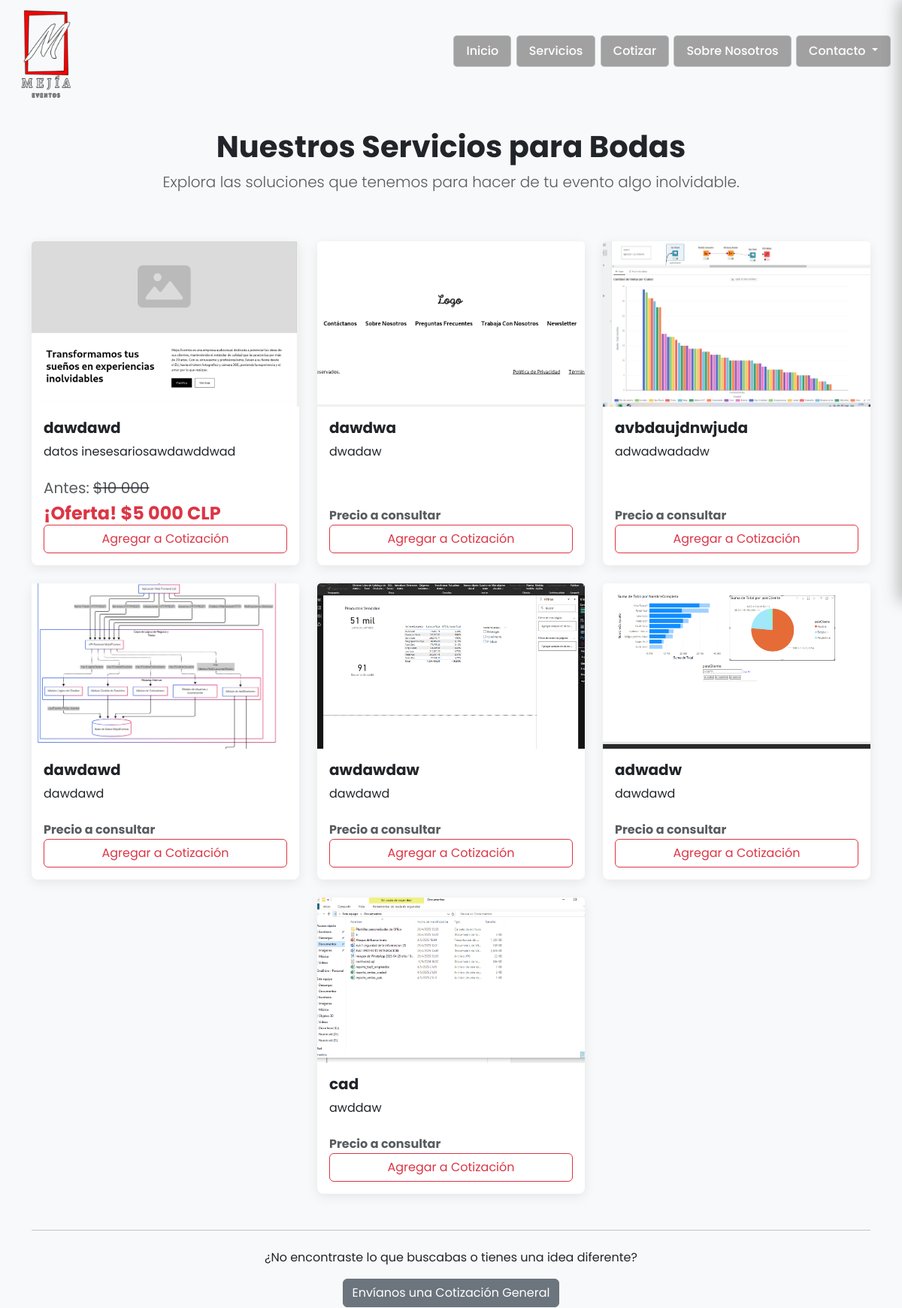
The app's page /servicios/ (upper part), older data.
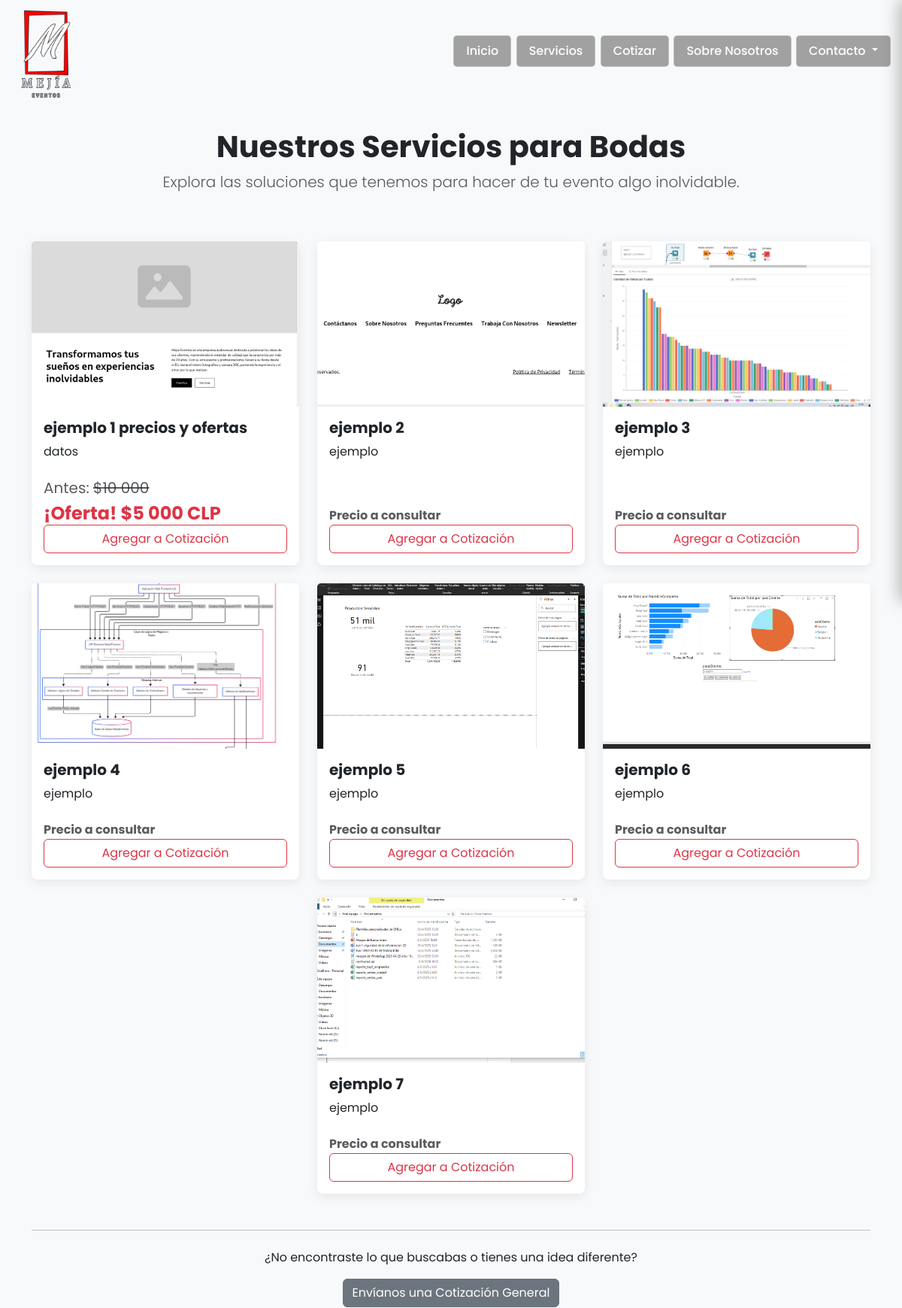
The same page, newer data.
### core/models.py (models this page shows, shortened)
class Servicio(models.Model):
    nombre = models.CharField(max_length=200)
    descripcion = models.TextField()
    imagen = models.ImageField(upload_to='servicios/', blank=True, null=True, help_text="Imagen opcional del servicio")
    destacado = models.BooleanField(
        default=False,
        verbose_name="Servicio Destacado",
        help_text="Marcar para que este servicio aparezca en la sección de destacados.")
    precio = models.PositiveIntegerField(
        verbose_name="Precio Base (Opcional)",
        null=True,
        blank=True,
        help_text="Precio base del servicio."
    )

class Oferta(models.Model):
    servicio = models.OneToOneField(
        Servicio,
        on_delete=models.CASCADE,
        related_name='oferta',
        verbose_name="Servicio asociado"
    )
    precio_oferta = models.PositiveIntegerField(
        verbose_name="Precio de Oferta",
        help_text="El precio especial con el descuento aplicado."
    )
    descripcion_oferta = models.CharField(
        max_length=255,
        blank=True,
        null=True,
        verbose_name="Descripción de la oferta (ej: 'Solo por este mes!')"
    )
    activa = models.BooleanField(
        default=True,
        verbose_name="¿Oferta activa?",
        help_text="Desmarca esta casilla para ocultar la oferta sin borrarla."
    )
    class Meta:
        verbose_name = "Oferta"
        verbose_name_plural = "Ofertas"

### core/views.py (the view)
# urls.py: path('servicios/', ListaServiciosView.as_view(), name='lista_servicios'),
class ListaServiciosView(ListView):
    model = Servicio
    template_name = 'core/lista_servicios.html'
    context_object_name = 'servicios'
    def get_queryset(self):
        return Servicio.objects.all().select_related('oferta')

### core/context_processors.py (called while the page is built)
def chatbot_suggestions_processor(request):
    try:
        suggestions = [qa.keywords.split(',')[0].strip().capitalize() for qa in ChatbotQA.objects.all()[:5]]
    except:
        suggestions = [] # Si hay un error o la BD no está lista, devuelve una lista vacía
    return {'chatbot_sugerencias': suggestions}

### core/templates/core/lista_servicios.html (shortened to what the changed rows need)
{% extends 'core/base.html' %}
{% load static %}
{% load humanize %}
{% block main_classes %}main-content-with-padding{% endblock main_classes %}
{% block content %}
    <div class="row">
        <div class="col-12 text-center mb-5">
            <h1 class="fw-bold">Nuestros Servicios para Bodas</h1>
        </div>
    </div>
    <div class="row g-4 justify-content-center">
        {% if servicios %}
            {% for servicio in servicios %}
                <div class="col-md-6 col-lg-4 d-flex align-items-stretch">
                    <div class="card h-100 servicio-card">
                        {% if servicio.imagen %}
                            <img src="{{ servicio.imagen.url }}" class="card-img-top" alt="{{ servicio.nombre }}">
                        {% else %}
                            <img src="{% static 'img/placeholder_evento.jpg' %}" class="card-img-top" alt="Servicio Placeholder">
                        {% endif %}
                        <div class="card-body d-flex flex-column">
                            <h5 class="card-title fw-bold">{{ servicio.nombre }}</h5>
                            <p class="card-text flex-grow-1">{{ servicio.descripcion|truncatewords:25 }}</p>
                                            <div class="precio-container mt-auto pt-2">
                                                {% if servicio.oferta and servicio.oferta.activa %}
                                                    <h5 class="card-text text-muted fw-normal">
                                                        Antes: <del>${{ servicio.precio|intcomma }}</del>
                                                    </h5>
                                                    <h4 class="card-text text-danger fw-bold">
                                                        ¡Oferta! ${{ servicio.oferta.precio_oferta|intcomma }} CLP
                                                    </h4>
                                                {% elif servicio.precio and servicio.precio > 0 %}
                                                    <h4 class="card-text text-danger fw-bold">
                                                        $ {{ servicio.precio|intcomma }} CLP
                                                    </h4>
                                                {% else %}
                                                    <p class="card-text text-muted fw-bold">
                                                        Precio a consultar
                                                    </p>
                                                {% endif %}
                                            </div>
                                            <button class="btn btn-outline-danger mt-auto btn-agregar-carrito"
                                                    data-id="{{ servicio.id }}"
                                                    data-nombre="{{ servicio.nombre }}"
                                                    data-descripcion="{{ servicio.descripcion }}"
                                                    data-imagen-url="{% if servicio.imagen %}{{ servicio.imagen.url }}{% else %}{% static 'img/placeholder_evento.jpg' %}{% endif %}"
                                                    data-precio-display="{% if servicio.oferta and servicio.oferta.activa %}¡Oferta! ${{ servicio.oferta.precio_oferta|intcomma }} CLP{% elif servicio.precio and servicio.precio > 0 %}${{ servicio.precio|intcomma }} CLP{% else %}Precio a consultar{% endif %}">
                                                Agregar a Cotización
                                            </button>
                        </div>
                    </div>
                </div>
            {% endfor %}
        {% else %}
            <div class="col-12">
                <p class="text-center text-muted py-5">Actualmente no hay servicios disponibles. Por favor, vuelve a consultar más tarde.</p>
            </div>
        {% endif %}
    </div>
{% endblock content %}

Row changes from the older to the newer data that the page shows:
changed Servicio: nombre "dawdawd" → "ejemplo 1 precios y ofertas"; descripcion "datos inesesariosawdawddwad" → "datos"
changed Servicio: nombre "dawdwa" → "ejemplo 2"; descripcion "dwadaw" → "ejemplo"
changed Servicio: nombre "avbdaujdnwjuda" → "ejemplo 3"; descripcion "adwadwadadw" → "ejemplo"
changed Servicio: nombre "dawdawd" → "ejemplo 4"; descripcion "dawdawd" → "ejemplo"
changed Servicio: nombre "awdawdaw" → "ejemplo 5"; descripcion "dawdawd" → "ejemplo"
changed Servicio: nombre "adwadw" → "ejemplo 6"; descripcion "dawdawd" → "ejemplo"
changed Servicio: nombre "cad" → "ejemplo 7"; descripcion "awddaw" → "ejemplo"
